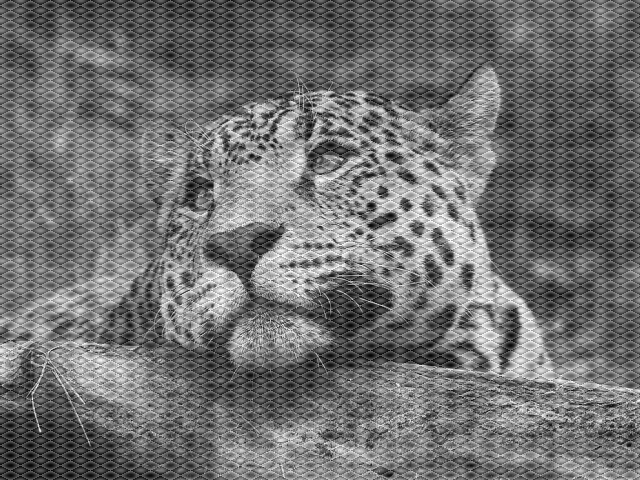
#> input picture leopard_noise.png, 640 x 480 px
$ python Problema01.py
#> lines starting #> are read from the running program, lines starting #| are printed output that depends on the picture; after the words box and inside, x2 and y2 are one past the last pixel; in counts of white or black regions, pixels touching at a corner belong together
import cv2
import numpy as np
from matplotlib import pyplot as plt

def dist(u, v, N, M):
    return 1.0*((1.0*u-1.0*N/2.0)**2 + (1.0*v-1.0*M/2)**2)**(1.0/2.0)

def  gaussianMatrix(row, col, d0):
    H = np.ndarray(shape=(row, col), dtype=float)
    for i in range(row):
        for j in range(col):
            H[i][j] = np.exp(-((dist(i, j, row, col)**2)/(2.0*(d0**2))))
    return H

# [14 lines left out: functions gaussianFilter, butterworthMatrix, not called in this run]

def lowpassFilter(row, col, d0):
    H = np.ndarray(shape=(row,col), dtype=float)
    for i in range(row):
        for j in range(col):
            val = 0
            if (dist(i, j, row, col) <= d0):
                val = 1
            H[i][j] = val
    return H

# [80 lines left out: functions validCenter, convolution, customShift, media, not called in this run]

def applyFilterToImg(img, ver, D):
    fimg = np.fft.fft2(img)
    ffimg = np.fft.fftshift(fimg)
    rows, cols = img.shape
    H = gaussianMatrix(rows, cols, D) #55
    if (ver == "lowpass"):
        H = lowpassFilter(rows, cols, D) #70
    else:
        if(ver == "butterworth"):
            H = butterworthMatrix(rows, cols, D)#70

    ffimgr = np.multiply(ffimg, H)

    f_ishift = np.fft.ifftshift(ffimgr)
    img_back = np.fft.ifft2(f_ishift)
    img_back = np.abs(img_back)
    return img_back


img = cv2.imread('leopard_noise.png', 0)
#> img is the input picture: shape (480, 640); min 2, max 255, mean 112.7
img_back = applyFilterToImg(img, "lowpass", 70)
#> after the loop in gaussianMatrix, `for i in range(row):`:
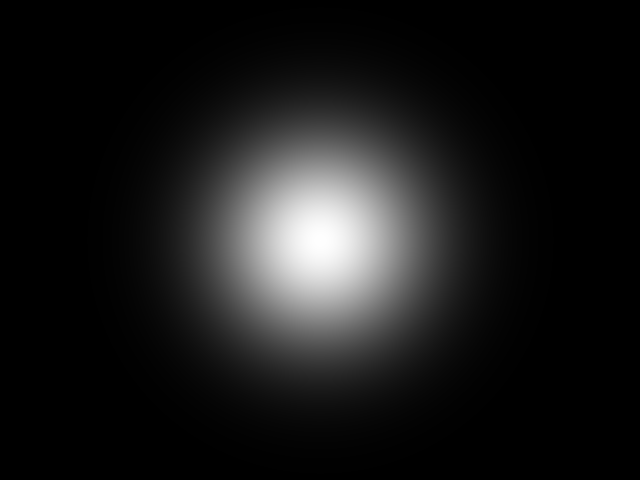
#> H: shape (480, 640) float64; min 8.12e-08, max 1, mean 0.1
#> after the loop in lowpassFilter, `for i in range(row):`:
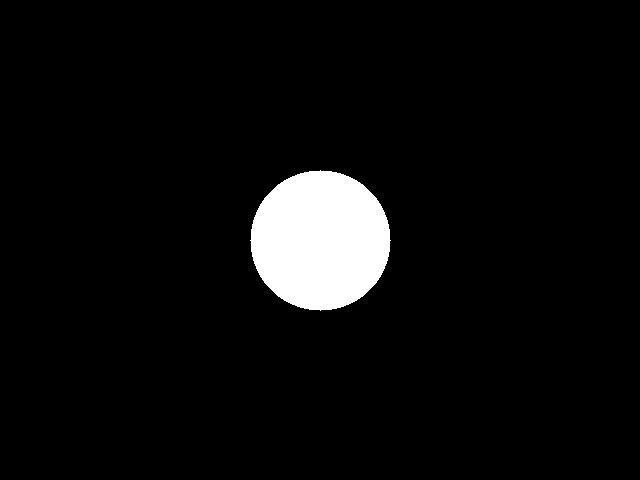
#> H: shape (480, 640) float64; values 0 (black) and 1 (white), 5% white; 1 white region, box (x1, y1, x2, y2) and area: (250, 170, 391, 311) 15373
#> in applyFilterToImg, `img_back = np.abs(img_back)`:
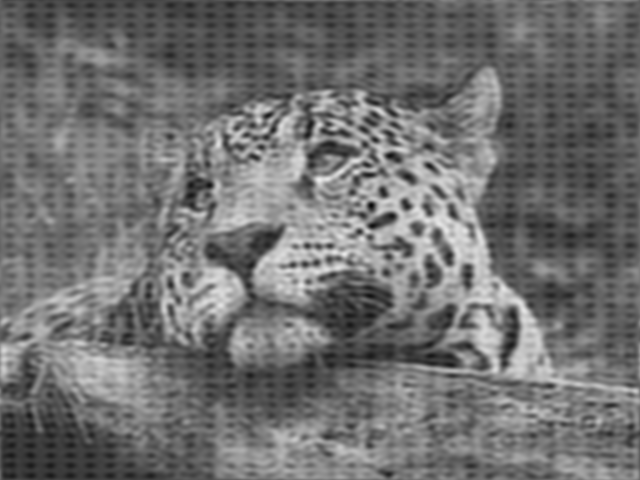
#> img_back: shape (480, 640) float64; min 6.22, max 237, mean 112.7
img_back2 = applyFilterToImg(img, "gaussian", 55)
#> call 2 of gaussianMatrix, with row = 480, col = 640, d0 = 55
#> after the loop in gaussianMatrix (call 2), `for i in range(row):`:
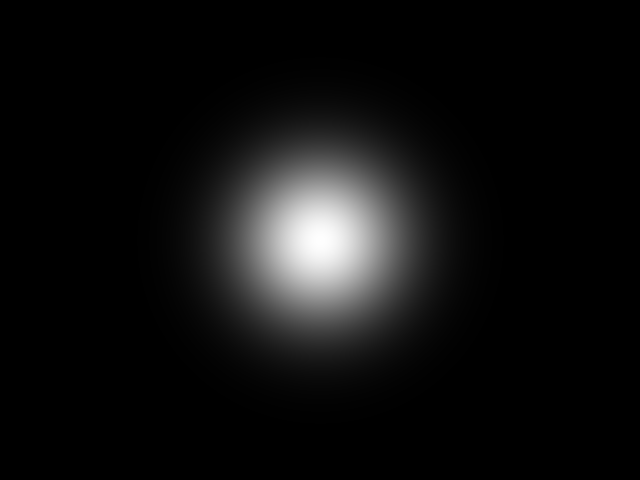
#> H: shape (480, 640) float64; min 3.27e-12, max 1, mean 0.0619


plt.subplot(131),plt.imshow(img, cmap = 'gray')
plt.title('Input Image'), plt.xticks([]), plt.yticks([])
plt.subplot(132),plt.imshow(img_back, cmap = 'gray')
plt.title('Image after Lowpass'), plt.xticks([]), plt.yticks([])
plt.subplot(133),plt.imshow(img_back2, cmap = 'gray')
plt.title('Image after Gaussian'), plt.xticks([]), plt.yticks([])

plt.show()
